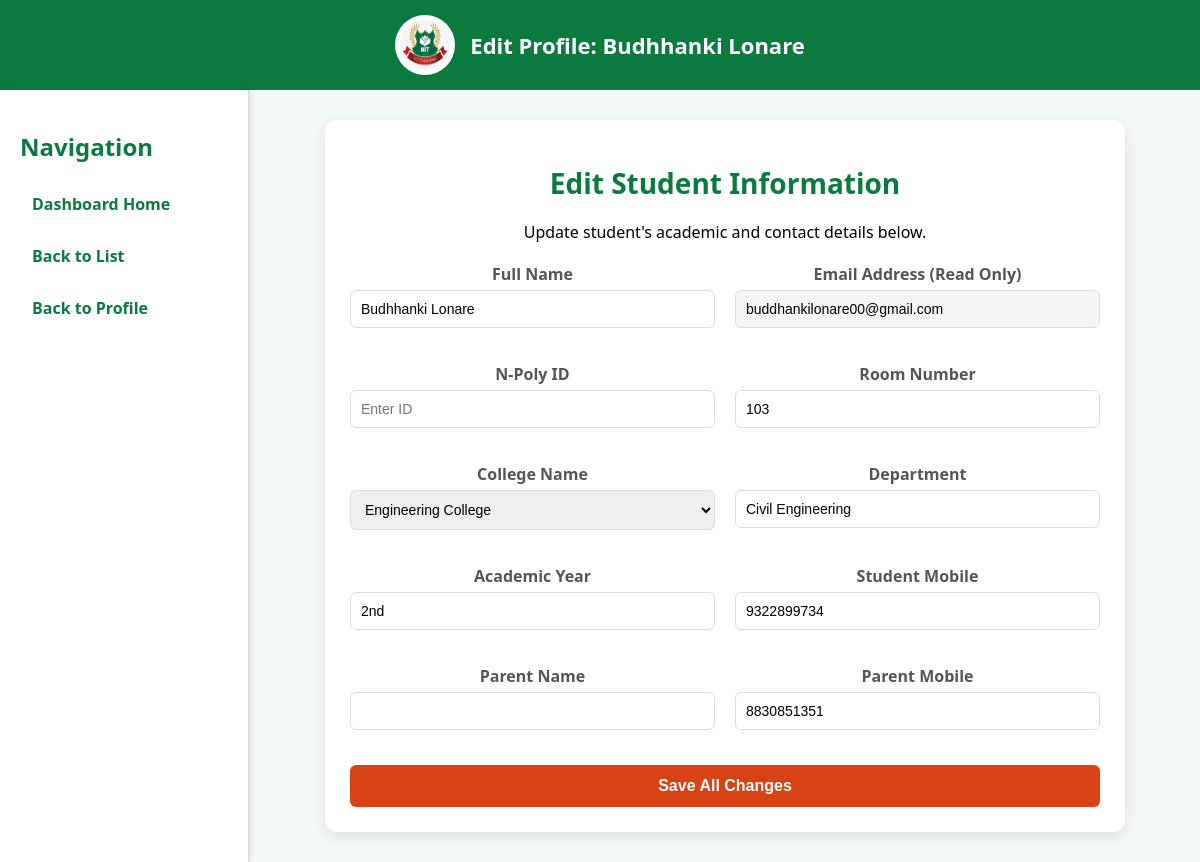
The page /warden_edit_student.php?id=29 (signed in) on the database its author committed.
### tables this page shows
CREATE TABLE `students_info` (
  `id` int NOT NULL,
  `user_id` int NOT NULL,
  `student_name` varchar(100) NOT NULL,
  `college_name` varchar(100) DEFAULT NULL,
  `department_name` varchar(100) DEFAULT NULL,
  `room_no` varchar(50) DEFAULT NULL,
  `academic_year` varchar(50) DEFAULT NULL,
  `college_type` enum('Polytechnic','Engineering') DEFAULT NULL,
  `department` varchar(100) DEFAULT NULL,
  `parent_name` varchar(100) DEFAULT NULL,
  `parent_mobile` varchar(20) DEFAULT NULL,
  `student_mobile` varchar(20) DEFAULT NULL,
  `profile_photo` varchar(255) DEFAULT NULL,
  `course_type` enum('Engineering','Polytechnic') DEFAULT NULL,
  `npoly_id` varchar(50) DEFAULT NULL
);

CREATE TABLE `users` (
  `id` int NOT NULL,
  `fullname` varchar(100) DEFAULT NULL,
  `email` varchar(100) DEFAULT NULL,
  `password` varchar(100) DEFAULT NULL,
  `role` enum('admin','warden','student','hod','principal_poly','principal_engg','incharge_poly','incharge_engg') NOT NULL,
  `college_name` varchar(100) DEFAULT NULL,
  `department_name` varchar(100) DEFAULT NULL,
  `created_at` timestamp NULL DEFAULT CURRENT_TIMESTAMP
);

### warden_edit_student.php (the view, shortened to what this page needs)
<?php
include("db.php");
$id = $_GET['id'] ?? null;
$stmt = $conn->prepare("SELECT u.fullname, u.email, u.college_name as u_college, u.department_name as u_dept, s.*
                        FROM users u
                        LEFT JOIN students_info s ON u.id = s.user_id
                        WHERE u.id = ?");
$stmt->bind_param("i", $id);
$stmt->execute();
$student = $stmt->get_result()->fetch_assoc();
?>
<?php
$dashboard_link = ($_SESSION['role'] == 'warden') ? 'warden.php' : 'admin.php';
$list_link = ($_SESSION['role'] == 'warden') ? 'warden_student_info.php' : 'admin_student_info.php';
$css_file = ($_SESSION['role'] == 'warden') ? 'warden.css' : 'admin.css';
?>
<!DOCTYPE html>
<html lang="en">
<head>
    <link rel="stylesheet" href="<?php echo $css_file; ?>">
    <link rel="stylesheet" href="responsive.css">
</head>
<body>
    <header>
        <img src="nit_logo.png.jpg" alt="NIT Logo">
        Edit Profile: <?php echo htmlspecialchars($student['fullname']); ?>
    </header>
    <div class="dashboard">
        <div class="sidebar">
            <h2>Navigation</h2>
            <a href="<?php echo $dashboard_link; ?>">Dashboard Home</a>
            <a href="<?php echo $list_link; ?>">Back to List</a>
            <a href="view_student_details.php?id=<?php echo $id; ?>">Back to Profile</a>
        </div>
        <div class="content">
            <div class="edit-card">
                <h1>Edit Student Information</h1>
                <p>Update student's academic and contact details below.</p>
                <form method="POST" action="">
                    <div class="form-grid">
                        <div class="form-group">
                            <label>Full Name</label>
                            <input type="text" name="fullname" class="form-control" value="<?php echo htmlspecialchars($student['fullname']); ?>" required>
                        </div>
                        <div class="form-group">
                            <label>Email Address (Read Only)</label>
                            <input type="email" class="form-control" value="<?php echo htmlspecialchars($student['email']); ?>" readonly style="background: #f5f5f5;">
                        </div>
                        <div class="form-group">
                            <label>N-Poly ID</label>
                            <input type="text" name="npoly_id" class="form-control" value="<?php echo htmlspecialchars($student['npoly_id'] ?? ''); ?>" placeholder="Enter ID">
                        </div>
                        <div class="form-group">
                            <label>Room Number</label>
                            <input type="text" name="room_no" class="form-control" value="<?php echo htmlspecialchars($student['room_no'] ?? ''); ?>" placeholder="e.g. 101">
                        </div>
                        <div class="form-group">
                            <label>College Name</label>
                            <select name="college_name" class="form-control" required>
                                <option value="Engineering College" <?php echo ($student['college_name'] ?? $student['u_college']) == 'Engineering College' ? 'selected' : ''; ?>>Engineering College</option>
                            </select>
                        </div>
                        <div class="form-group">
                            <label>Department</label>
                            <input type="text" name="department_name" class="form-control" value="<?php echo htmlspecialchars($student['department_name'] ?? $student['u_dept'] ?? ''); ?>" placeholder="e.g. Computer Science">
                        </div>
                        <div class="form-group">
                            <label>Academic Year</label>
                            <input type="text" name="academic_year" class="form-control" value="<?php echo htmlspecialchars($student['academic_year'] ?? ''); ?>" placeholder="e.g. 2025-26">
                        </div>
                        <div class="form-group">
                            <label>Student Mobile</label>
                            <input type="text" name="student_mobile" class="form-control" value="<?php echo htmlspecialchars($student['student_mobile'] ?? ''); ?>">
                        </div>
                        <div class="form-group">
                            <label>Parent Name</label>
                            <input type="text" name="parent_name" class="form-control" value="<?php echo htmlspecialchars($student['parent_name'] ?? ''); ?>">
                        </div>
                        <div class="form-group">
                            <label>Parent Mobile</label>
                            <input type="text" name="parent_mobile" class="form-control" value="<?php echo htmlspecialchars($student['parent_mobile'] ?? ''); ?>">
                        </div>
                    </div>
                    <button type="submit" name="update_student" class="btn-save">Save All Changes</button>
                </form>
            </div>
        </div>
    </div>
</body>
</html>

### admin.css (style rules this page uses)
body { font-family: "Segoe UI", sans-serif; margin: 0; background: #f5f9f6; }
header { background: #0b7a3f; color: white; text-align: center; padding: 15px; font-size: 22px; font-weight: bold; display: flex; align-items: center; justify-content: center; gap: 15px; }
header img { width: 60px; height: 60px; border-radius: 50%; background: white; padding: 5px; }
.dashboard { display: flex; min-height: 90vh; }
.sidebar { width: 250px; background: #ffffff; padding: 20px; border-right: 2px solid #e0e0e0; box-shadow: 2px 0 6px rgba(0, 0, 0, 0.05); }
.sidebar h2 { color: #0b7a3f; margin-bottom: 20px; }
.sidebar a { display: block; text-decoration: none; color: #0b7a3f; font-weight: 600; margin: 10px 0; padding: 10px 12px; border-radius: 6px; transition: 0.3s; }
.content { flex: 1; padding: 30px; text-align: center; }
.content h1 { color: #0b7a3f; font-size: 28px; }

### responsive.css (style rules this page uses)
*, *::before, *::after { box-sizing: border-box; }
img { max-width: 100%; height: auto; }
input, select, textarea { font-size: 16px; }

### warden_edit_student.php (style rules this page uses)
.edit-card { background: white; padding: 25px; border-radius: 12px; box-shadow: 0 4px 15px rgba(0,0,0,0.1); max-width: 800px; margin: 0 auto; }
.form-grid { display: grid; grid-template-columns: repeat(2, 1fr); gap: 20px; margin-top: 20px; }
.form-group { margin-bottom: 15px; }
.form-group label { display: block; margin-bottom: 5px; font-weight: bold; color: #555; }
.form-control { width: 100%; padding: 10px; border: 1px solid #ddd; border-radius: 6px; box-sizing: border-box; font-size: 14px; }
.btn-save { background: #d84315; color: white; border: none; padding: 12px 30px; border-radius: 6px; cursor: pointer; font-size: 16px; font-weight: bold; width: 100%; margin-top: 20px; }

### rows shown on the page
students_info: user.fullname "Budhhanki Lonare", fullname "Budhhanki Lonare", user.email "buddhankilonare00@gmail.com", room_no "103", college_name "Engineering College", department_name "Civil Engineering", academic_year "2nd", student_mobile "9322899734", parent_mobile "8830851351"
